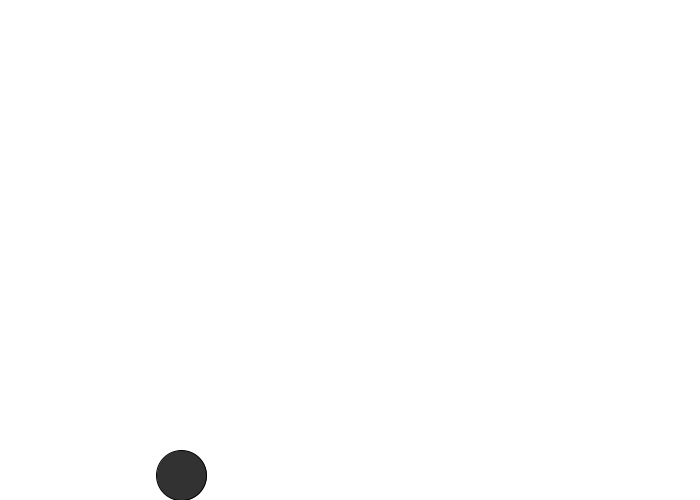
Frame 1 (no input)
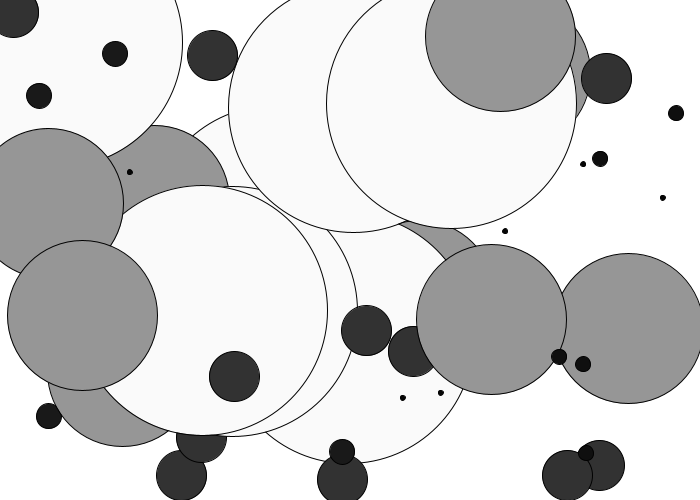
Frame 60 (the mouse pressed at the canvas centre just before this capture)
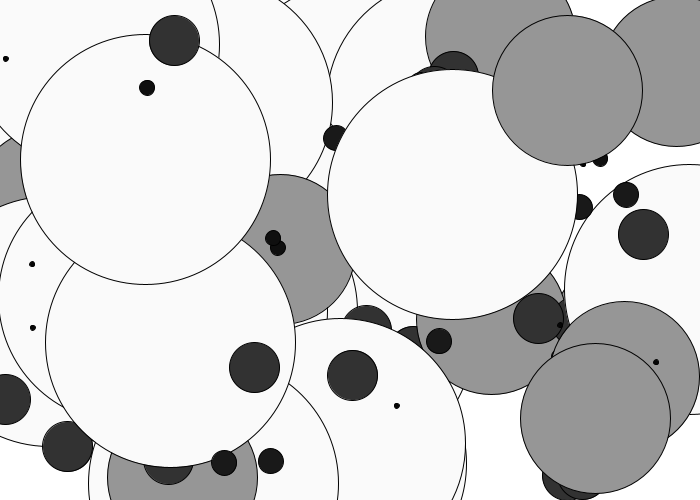
Frame 120 (the mouse held since frame 60 and released just before this capture)

The Processing sketch that drew these frames (run headless with seeded random() and noise(); from frame 60 on, the mouse is pressed at the canvas centre):

// Processing sketch: processing_118227
// ── processing_118227.pde

int[] nums = {5,15,25,50,150,250};

void setup(){
size(700,500);
background(255);
//framerate(10);
}
void draw(){
//noStroke();

int r = int(random(6));

fill(nums[r], nums[r], nums[r]);
ellipse(random(width), random(height), nums[r], nums[r]);
}
